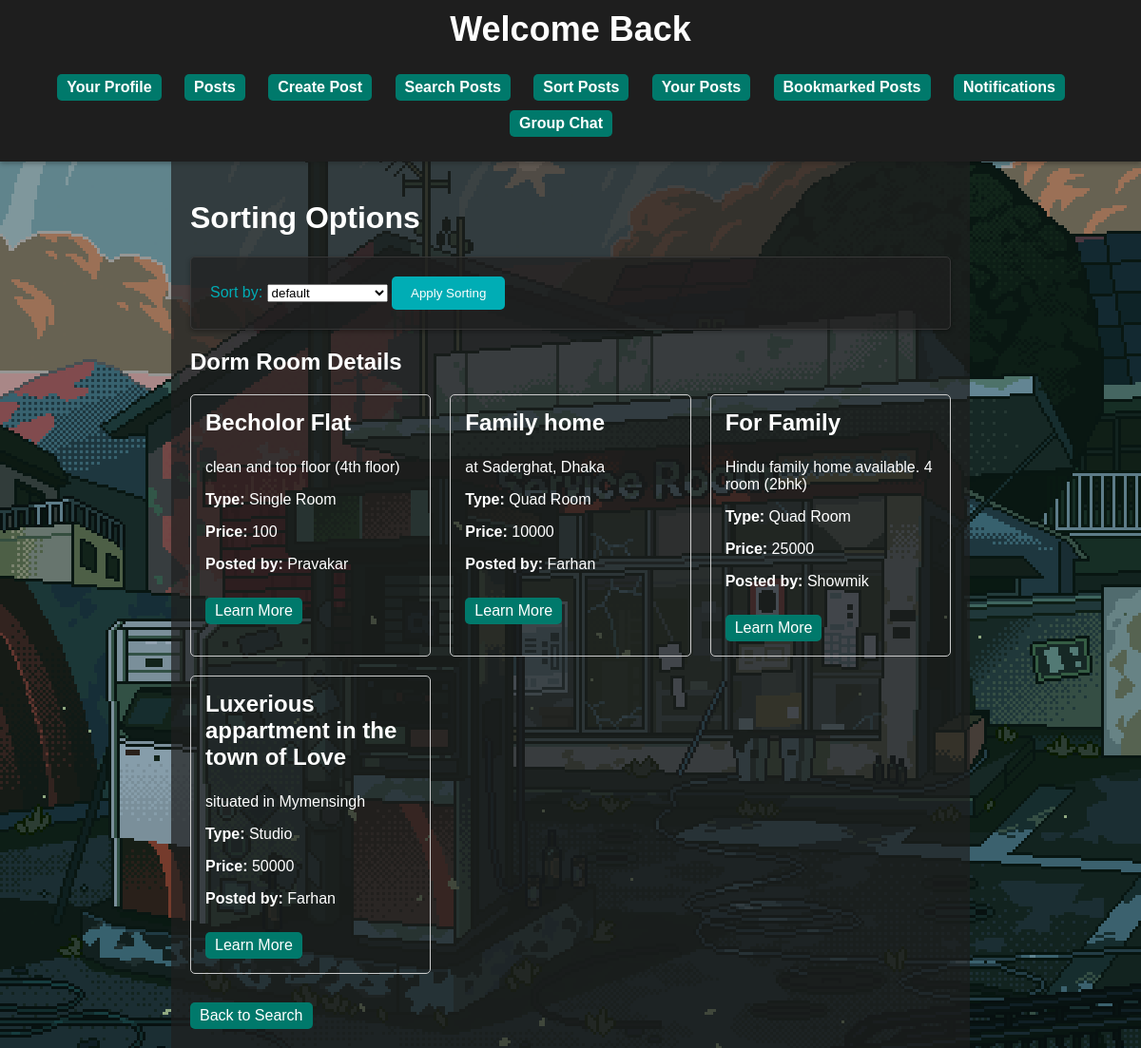
The page /users/posts/sort on the database its author committed.
### users/models.py (models this page shows)
class DormRoom(models.Model):
    title = models.CharField(max_length=255)
    content = models.TextField()
    popularity = models.IntegerField(default=0)
    type = models.CharField(max_length=50)
    price = models.CharField(max_length=20)
    link = models.URLField(max_length=200, null=True)
    posted_by = models.ForeignKey(Register, on_delete=models.CASCADE, related_name='posted')
    comments = models.ManyToManyField(Comment, blank=True)
    bookmarked_by = models.ManyToManyField(Register, blank=True, related_name='bookmarked')

class Register(models.Model):
    username=models.CharField(max_length=30)
    email=models.EmailField()
    password=models.CharField(max_length=100)
    nid=models.IntegerField()

### users/views.py (the view)
# urls.py: path('posts/sort', views.sort, name='sort'),
def sort(request):
    sort = request.GET.get('sort')
    if sort == None or sort == 'low':
        sort = 'low'
        posts = DormRoom.objects.all().order_by('price')
    elif sort == 'high':
        posts = DormRoom.objects.all().order_by('-price')
    username = None
    if request.user.is_authenticated:
        username = request.user.username
    print(f'Inside sorting page!, {sort}')
    return render(request, 'sorting.html', {'username' : username,'posts':posts})

### users/templates/sorting.html (shortened to what this page needs)
{% extends 'profile_base.html' %}
{% block content %}
<body style="background-image: url('/static/bg6.gif'); background-size: cover;">
    <div class="container">
        <h1>Sorting Options</h1>
        <form action='' method="get">
            <label for="sort">Sort by:</label>
            <select id="sort" name="sort">
                <option value="default" > default </option>
            </select>
            <button type="submit">Apply Sorting</button>
        </form>
        <h2>Dorm Room Details</h2>
    <div class="room-grid">
        {% for room in posts %}
            <div class="room-card">
                <h3>{{room.title}}</h3>
                <p>{{ room.content }}</p>
                <p><strong>Type:</strong> {{ room.type }}</p>
                <p><strong>Price:</strong> {{ room.price }}</p>
                <p><strong>Posted by:</strong> {{room.posted_by.username}}</p>
                <a href="{{ room.link }}" target="_blank">Learn More</a>
            </div>
        {% endfor %}
    </div>
        <a href="{% url 'search' username=username %}">Back to Search</a>
    </div>
</body>
{% endblock %}

### users/templates/profile_base.html (shortened to what this page needs)
<!DOCTYPE html>
<html>
<head>
    {% load static %}
    <link rel="stylesheet" type="text/css" href="{% static 'style.css' %}">
</head>
<body>
    <header>
        <h1>Welcome Back</h1>
        <nav>
            <ul>
                <li><a href="{% url 'users_profile' username=username %}">Your Profile</a></li>
                <li><a href="{% url 'show_posts' username=username %}">Posts</a></li>
                <li><a href="{% url 'create_post' username=username %}">Create Post</a></li>
                <li><a href="{% url 'search' username=username %}">Search Posts</a></li>
                <li><a href="{% url 'sort'  %}">Sort Posts</a></li>
                <li><a href="{% url 'own_posts' username=username %}">Your Posts</a></li>
                <li><a href="{% url 'bookmarked' username=username %}">Bookmarked Posts</a></li>
                <li><a href="{% url 'notifications' username=username %}">Notifications</a></li>
                <li><a href="{% url 'group_chat' username=username %}">Group Chat</a></li>
            </ul>
        </nav>
    </header>
    <main>
        {% block content %}{% endblock %}
    </main>
</body>
</html>

### users/static/style.css (style rules this page uses)
body { font-family: Arial, sans-serif; margin: 0; padding: 0; background: #1E1E1E; color: #fff; }
header { background-color: #000; color: #00ADB5; text-align: center; padding: 10px; box-shadow: 0 2px 5px rgba(0, 0, 0, 0.3); transition: background 0.3s, color 0.3s; }
header h1 { margin: 0; font-size: 36px; transition: font-size 0.3s; }
nav ul { list-style: none; padding: 0; text-align: center; }
nav ul li { display: inline; margin-right: 20px; transition: transform 0.3s; }
nav ul li a { text-decoration: none; color: #fff; font-weight: bold; transition: color 0.3s; }
main { max-width: 800px; margin: 0 auto; padding: 20px; background: rgba(30, 30, 30, 0.7); color: #fff; transition: background 0.3s; }
form { background: rgba(30, 30, 30, 0.7); color: #fff; padding: 20px; border: 1px solid #373737; border-radius: 5px; box-shadow: 0 2px 5px rgba(0, 0, 0, 0.3); transition: background 0.3s; }
label { color: #00ADB5; transition: color 0.3s; }
button { background: #00ADB5; color: #fff; padding: 10px 20px; border: none; border-radius: 5px; cursor: pointer; transition: background 0.3s; }
.room-grid { display: grid; grid-template-columns: repeat(3, 1fr); gap: 20px; margin: 20px 0; }
.room-card { border: 1px solid #ccc; padding: 15px; border-radius: 5px; transition: transform 0.3s; }
h3 { margin-top: 0; font-size: 24px; transition: color 0.3s; }
a { display: inline-block; padding: 5px 10px; background-color: #00796B; color: #fff; text-decoration: none; border-radius: 5px; margin-top: 10px; transition: background 0.3s; }

### rows shown on the page
DormRoom: title "Becholor Flat", content "clean and top floor (4th floor)", type "Single Room", price "100", posted_by.username "Pravakar"
DormRoom: title "Family home", content "at Saderghat, Dhaka", type "Quad Room", price "10000", posted_by.username "Farhan"
DormRoom: title "For Family", content "Hindu family home available. 4 room (2bhk)", type "Quad Room", price "25000", posted_by.username "Showmik"
DormRoom: title "Luxerious appartment in the town of Love", content "situated in Mymensingh", type "Studio", price "50000", posted_by.username "Farhan"
